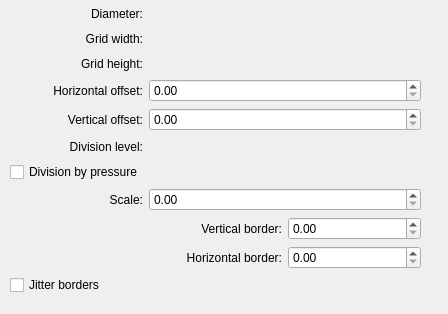
<?xml version="1.0" encoding="UTF-8"?>
<ui version="4.0">
 <author>
    SPDX-FileCopyrightText: none
    SPDX-License-Identifier: GPL-3.0-or-later
  </author>
 <class>WdgGridOptions</class>
 <widget class="QWidget" name="WdgGridOptions">
  <property name="geometry">
   <rect>
    <x>0</x>
    <y>0</y>
    <width>448</width>
    <height>314</height>
   </rect>
  </property>
  <property name="sizePolicy">
   <sizepolicy hsizetype="Preferred" vsizetype="Preferred">
    <horstretch>255</horstretch>
    <verstretch>255</verstretch>
   </sizepolicy>
  </property>
  <property name="minimumSize">
   <size>
    <width>425</width>
    <height>260</height>
   </size>
  </property>
  <widget class="QWidget" name="layoutWidget">
   <property name="geometry">
    <rect>
     <x>10</x>
     <y>4</y>
     <width>411</width>
     <height>291</height>
    </rect>
   </property>
   <layout class="QGridLayout" name="gridLayout">
    <item row="2" column="0">
     <widget class="QLabel" name="label_2">
      <property name="text">
       <string>Grid height:</string>
      </property>
      <property name="alignment">
       <set>Qt::AlignRight|Qt::AlignTrailing|Qt::AlignVCenter</set>
      </property>
     </widget>
    </item>
    <item row="8" column="0" colspan="2">
     <widget class="QLabel" name="label_4">
      <property name="text">
       <string>Vertical border:</string>
      </property>
      <property name="alignment">
       <set>Qt::AlignRight|Qt::AlignTrailing|Qt::AlignVCenter</set>
      </property>
     </widget>
    </item>
    <item row="7" column="1" colspan="2">
     <widget class="KisDoubleSliderSpinBox" name="scaleDSPBox" native="true"/>
    </item>
    <item row="9" column="2">
     <widget class="KisDoubleSliderSpinBox" name="horizBorderDSPBox" native="true"/>
    </item>
    <item row="6" column="0" colspan="3">
     <widget class="QCheckBox" name="divisionPressureCHBox">
      <property name="text">
       <string>Division by pressure</string>
      </property>
     </widget>
    </item>
    <item row="7" column="0">
     <widget class="QLabel" name="label_6">
      <property name="text">
       <string>Scale:</string>
      </property>
      <property name="alignment">
       <set>Qt::AlignRight|Qt::AlignTrailing|Qt::AlignVCenter</set>
      </property>
     </widget>
    </item>
    <item row="5" column="1" colspan="2">
     <widget class="KisSliderSpinBox" name="divisionLevelSPBox" native="true"/>
    </item>
    <item row="0" column="0">
     <widget class="QLabel" name="label_7">
      <property name="text">
       <string>Diameter:</string>
      </property>
      <property name="alignment">
       <set>Qt::AlignRight|Qt::AlignTrailing|Qt::AlignVCenter</set>
      </property>
     </widget>
    </item>
    <item row="9" column="0" colspan="2">
     <widget class="QLabel" name="label_5">
      <property name="text">
       <string>Horizontal border:</string>
      </property>
      <property name="alignment">
       <set>Qt::AlignRight|Qt::AlignTrailing|Qt::AlignVCenter</set>
      </property>
     </widget>
    </item>
    <item row="1" column="0">
     <widget class="QLabel" name="label">
      <property name="text">
       <string>Grid width:</string>
      </property>
      <property name="alignment">
       <set>Qt::AlignRight|Qt::AlignTrailing|Qt::AlignVCenter</set>
      </property>
     </widget>
    </item>
    <item row="1" column="1" colspan="2">
     <widget class="KisSliderSpinBox" name="gridWidthSPBox" native="true"/>
    </item>
    <item row="5" column="0">
     <widget class="QLabel" name="label_3">
      <property name="text">
       <string>Division level:</string>
      </property>
      <property name="alignment">
       <set>Qt::AlignRight|Qt::AlignTrailing|Qt::AlignVCenter</set>
      </property>
     </widget>
    </item>
    <item row="10" column="0" colspan="2">
     <widget class="QCheckBox" name="jitterBorderCHBox">
      <property name="text">
       <string>Jitter borders</string>
      </property>
     </widget>
    </item>
    <item row="2" column="1" colspan="2">
     <widget class="KisSliderSpinBox" name="gridHeightSPBox" native="true"/>
    </item>
    <item row="8" column="2">
     <widget class="KisDoubleSliderSpinBox" name="vertBorderDSPBox" native="true"/>
    </item>
    <item row="0" column="1" colspan="2">
     <widget class="KisSliderSpinBox" name="diameterSPBox" native="true"/>
    </item>
    <item row="3" column="0">
     <widget class="QLabel" name="label_8">
      <property name="text">
       <string>Horizontal offset:</string>
      </property>
      <property name="alignment">
       <set>Qt::AlignRight|Qt::AlignTrailing|Qt::AlignVCenter</set>
      </property>
     </widget>
    </item>
    <item row="3" column="1" colspan="2">
     <widget class="KisDoubleSliderSpinBox" name="horizontalOffsetSPBox" native="true"/>
    </item>
    <item row="4" column="0">
     <widget class="QLabel" name="label_9">
      <property name="text">
       <string>Vertical offset:</string>
      </property>
      <property name="alignment">
       <set>Qt::AlignRight|Qt::AlignTrailing|Qt::AlignVCenter</set>
      </property>
     </widget>
    </item>
    <item row="4" column="1" colspan="2">
     <widget class="KisDoubleSliderSpinBox" name="verticalOffsetSPBox" native="true"/>
    </item>
   </layout>
  </widget>
 </widget>
 <customwidgets>
  <customwidget>
   <class>KisDoubleSliderSpinBox</class>
   <extends>QDoubleSpinBox</extends>
   <header>kis_slider_spin_box.h</header>
   <container>1</container>
  </customwidget>
  <customwidget>
   <class>KisSliderSpinBox</class>
   <extends>QWidget</extends>
   <header>kis_slider_spin_box.h</header>
   <container>1</container>
  </customwidget>
 </customwidgets>
 <resources/>
 <connections/>
</ui>
